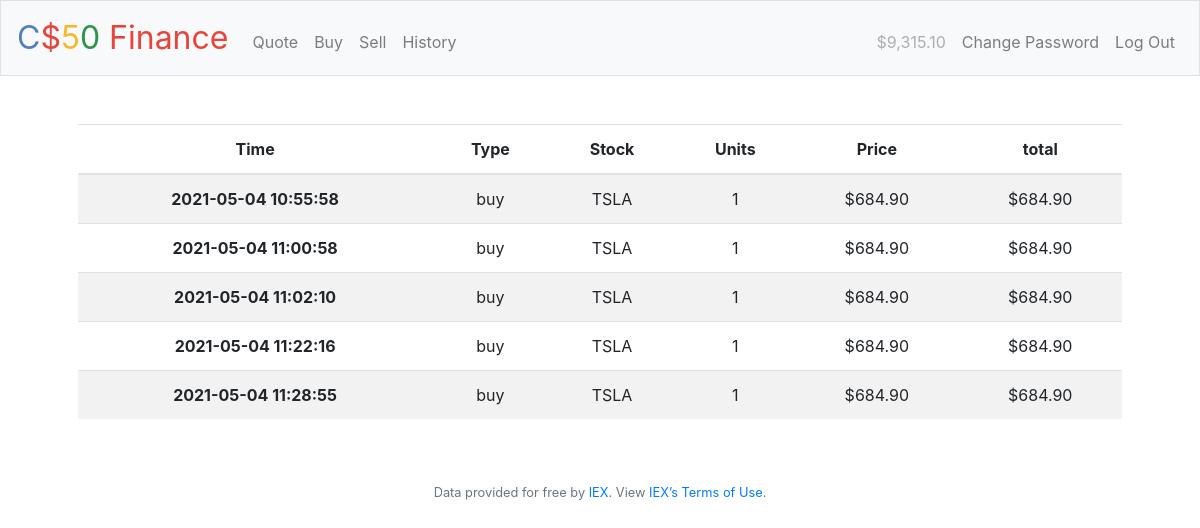
Page /history (signed in) on the committed database.
### tables this page shows
CREATE TABLE transactions (t_id INTEGER, userid INTEGER NOT NULL, type TEXT NOT NULL, stock TEXT DEFEAULT NULL, units INTEGER DEFAULT NULL, price NUMERIC DEFAULT NULL, total NUMERIC DEFAULT NULL, timestamp TEXT DEFAULT CURRENT_TIMESTAMP, PRIMARY KEY(t_id), FOREIGN KEY(userid) REFERENCES users(id));

### application.py (the view)
@app.route("/history")
@login_required
def history():
    user_tr_history = db.execute(
        "SELECT * FROM transactions WHERE userid = ?", session["user_id"])
    return render_template("history.html", history=user_tr_history)

### application.py (called while the page is built)
@app.after_request
def after_request(response):
    response.headers["Cache-Control"] = "no-cache, no-store, must-revalidate"
    response.headers["Expires"] = 0
    response.headers["Pragma"] = "no-cache"
    return response

### helpers.py (called while the page is built)
def login_required(f):
    @wraps(f)
    def decorated_function(*args, **kwargs):
        if session.get("user_id") is None:
            return redirect("/login")
        return f(*args, **kwargs)
    return decorated_function

def usd(value):
    return f"${value:,.2f}"

### templates/history.html (shortened to what this page needs)
{% extends "layout.html" %}
{% block main %}
    <table class="table table-striped">
        <thead>
            <th scope="col">Time</th>
            <th scope="col">Type</th>
            <th scope="col">Stock</th>
            <th scope="col">Units</th>
            <th scope="col">Price</th>
            <th scope="col">total</th>
        </thead>
        <tbody>
            {% for entry in history %}
                <tr>
                    <th>{{entry["timestamp"]}}</th>
                    <td>{{entry["type"]}}</td>
                    <td>{{entry["stock"]}}</td>
                    <td>{{entry["units"]}}</td>
                    <td>{{entry["price"] | usd}}</td>
                    <td>{{entry["total"] | usd}}</td>
                </tr>
            {% endfor %}
        </tbody>
    </table>
{% endblock main %}

### rows in the picture
transactions: timestamp "2021-05-04 10:55:58", type "buy", stock "TSLA", units "1", price "$684.90", total "$684.90"
transactions: timestamp "2021-05-04 11:00:58", type "buy", stock "TSLA", units "1", price "$684.90", total "$684.90"
transactions: timestamp "2021-05-04 11:02:10", type "buy", stock "TSLA", units "1", price "$684.90", total "$684.90"
transactions: timestamp "2021-05-04 11:22:16", type "buy", stock "TSLA", units "1", price "$684.90", total "$684.90"
transactions: timestamp "2021-05-04 11:28:55", type "buy", stock "TSLA", units "1", price "$684.90", total "$684.90"

### other values in the picture
{{ session.user_balance | usd }} "$9,315.10"
